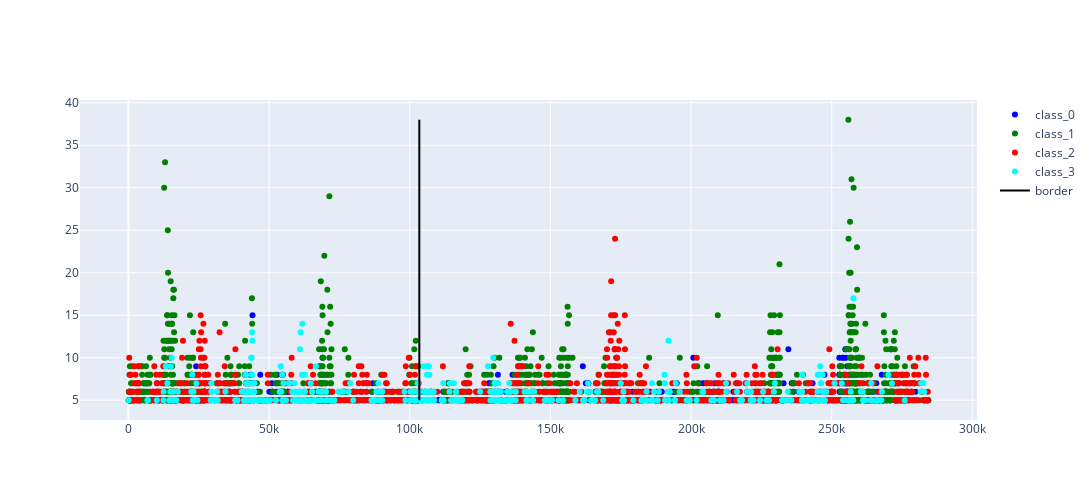

The notebook cell saved with this chart:
### Code cell
# try to do it in plotly
# plot just an interactive scatter so just plot the start points
def plot_scatter_lengths_plotly(class_to_ranges, borderline, min_range,max_range): 
    fig = go.Figure() 
    for n_class in range(n_maps):
        fig.add_trace(go.Scatter(
            x=class_to_ranges[n_class]["x"], y=class_to_ranges[n_class]["y"],
            name='class_{0}'.format(n_class),
            mode='markers',
            marker_color=plotly_colors[n_class]
        ))

    # add a borderline 
    fig.add_trace(go.Scatter(x=[borderline, borderline], y=[min_range,max_range], mode="lines", name="border", marker_color="black"))
    fig.update_layout(width=1200, height=500)
    fig.show()
plot_scatter_lengths_plotly(class_to_ranges, borderline2, min_range, max_range)

### Figure 1 — Plotly figure (JSON) as saved in the notebook; plotly's stock layout.template omitted (floating-point values rounded to 4 significant figures; data arrays with more than 128 entries replaced by an {"elided": "..."} marker saying what was removed)
{"data": [{"marker": {"color": "blue"}, "mode": "markers", "name": "class_0", "type": "scatter", "x": {"elided": "464 int values"}, "y": {"elided": "464 int values"}}, {"marker": {"color": "green"}, "mode": "markers", "name": "class_1", "type": "scatter", "x": {"elided": "1436 int values"}, "y": {"elided": "1436 int values"}}, {"marker": {"color": "red"}, "mode": "markers", "name": "class_2", "type": "scatter", "x": {"elided": "1052 int values"}, "y": {"elided": "1052 int values"}}, {"marker": {"color": "cyan"}, "mode": "markers", "name": "class_3", "type": "scatter", "x": {"elided": "447 int values"}, "y": {"elided": "447 int values"}}, {"marker": {"color": "black"}, "mode": "lines", "name": "border", "type": "scatter", "x": [103392, 103392], "y": [5, 38]}], "layout": {"height": 500, "width": 1200}}
